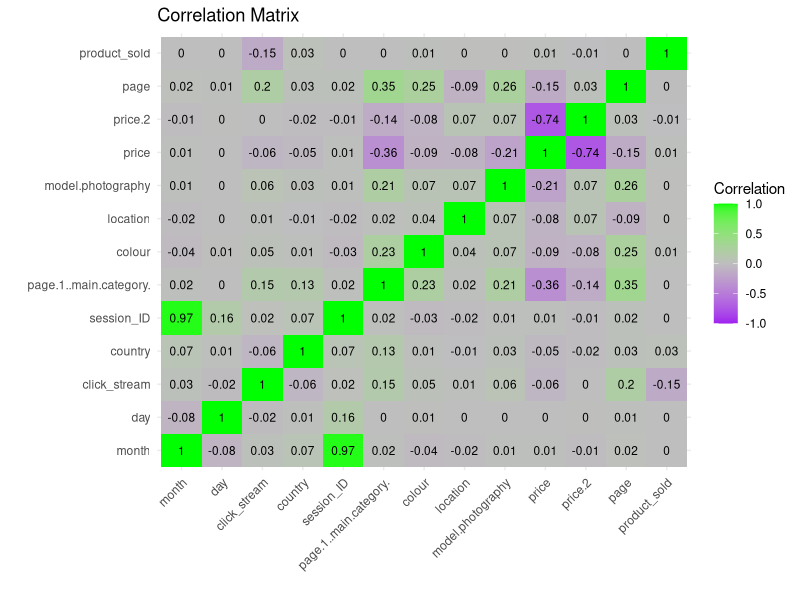

Recreate this plot in R. (Note: this script raises an error after producing the figure.)
## ---- chunk 1
# Load required libraries
library(readxl)
library(dplyr)
library(tidyr)
library(reshape2)
library(ggplot2)

# Import data from the Excel file
data <- read_excel("e-shop clothing 2008.xlsx")

# Extract column names by splitting the first row using semicolons
column_names <- strsplit(colnames(data)[1], ";")[[1]]

# Use semicolons to split the data into separate columns
data <- data %>%
  separate(col = colnames(data)[1],
           into = column_names,
           sep = ";", fill = 'right')

# Remove unwanted columns: "year" and "page 2 (clothing model)"
data <- data %>%
  select(-year, -`page 2 (clothing model)`)

# Rename columns for clarity
data <- data %>%
  rename(click_stream = `order(sells)`, 
         session_ID = `session ID`)

# Create a new column 'product_sold' indicating if a product was sold
data <- data %>%
  group_by(session_ID) %>%
  mutate(product_sold = ifelse(click_stream == max(click_stream), 1, 0)) %>%
  ungroup()

# Display the first few rows of the modified dataframe
head(data)
View(data)

## ---- chunk 2
# Convert all columns to numeric
data_numeric <- as.data.frame(lapply(data, as.integer))

# Calculate the correlation matrix
correlation_matrix <- cor(data_numeric)

# Convert the correlation matrix to long format
cor_long_format <- reshape2::melt(correlation_matrix)

# Plot the correlation matrix using ggplot2 with a different color scheme
ggplot(cor_long_format, aes(x = Var1, y = Var2, fill = value)) +
  geom_tile() +
  scale_fill_gradient2(low = "purple", mid = "gray", high = "green",
                      midpoint = 0, limits = c(-1, 1),
                      guide = guide_colorbar(title = "Correlation")) +
  labs(title = "Correlation Matrix", x = "", y = "") +
  theme_minimal() +
  theme(axis.text.x = element_text(angle = 45, hjust = 1)) +
  geom_text(aes(label = round(value, 2)), color = "black", size = 3)
## ---- chunk 3
# Summarize total products sold by location
sales_by_location <- df %>%
  group_by(location) %>%
  summarize(total_sold = sum(product_sold, na.rm = TRUE), .groups = 'drop')

# Plot total sales by location
ggplot(sales_by_location, aes(x = factor(location), y = total_sold)) +
  geom_bar(stat = "identity", fill = "gray") +
  labs(title = "Total Sales by location", x = "location", y = "Total Products Sold") +
  theme_minimal() +
  theme(axis.text.x = element_text(angle = 45, hjust = 1))
## ---- chunk 4
print(colnames(df))

# Verify the first few rows to confirm 'product_sold' exists and contains data
head(df)

# Summarize total sales by product color
color_sales_summary <- df %>%
  group_by(colour) %>%
  summarize(total_sales = sum(product_sold, na.rm = TRUE), .groups = 'drop')

# Create a bar plot to visualize total sales by product color
ggplot(color_sales_summary, aes(x = reorder(colour, -total_sales), y = total_sales)) +
  geom_bar(stat = "identity", fill = "darkgreen") +
  labs(title = "Total Sales by Product Color", x = "Color", y = "Total Sales") +
  theme_minimal() +
  coord_flip()

## ---- chunk 5
# Summarize product_sold by month
monthly_sales_summary <- data %>%
  group_by(month) %>%
  summarize(total_sales = sum(product_sold), .groups = 'drop')

# Scatter plot of sales by month with a line chart
ggplot(monthly_sales_summary, aes(x = month, y = total_sales)) +
  geom_point(color = "blue") +
  geom_line(color = "darkorange", size = 1) +
  labs(title = "Total Sales by Month", x = "Month", y = "Total Sales") +
  theme_minimal()

## ---- chunk 6
# Summarize total products sold by category and month
category_sales_summary <- df %>%
  group_by(month, page.1..main.category.) %>%
  summarize(total_sold = sum(product_sold, na.rm = TRUE), .groups = 'drop')

# Plot sales by category and month
ggplot(category_sales_summary, aes(x = month, y = total_sold, color = factor(page.1..main.category.))) +
  geom_line(size = 1.2) +
  geom_point(size = 2.5) +
  labs(title = "Monthly Product Sales by Category", x = "Month", y = "Total Products Sold") +
  scale_color_brewer(palette = "Set1", name = "Product Category") +
  theme_minimal() +
  theme(axis.text.x = element_text(angle = 45, hjust = 1))
## ---- chunk 7
# Summarize product sales by price
price_sales_summary <- df %>%
  group_by(price) %>%
  summarize(total_sold = sum(product_sold, na.rm = TRUE), .groups = 'drop')

# Bar plot for product sales by price with updated colors
ggplot(price_sales_summary, aes(x = price, y = total_sold)) +
  geom_bar(stat = "identity", fill = "lightcoral") +
  labs(title = "Total Products Sold by Price", x = "Price", y = "Number of Products Sold") +
  theme_minimal()
## ---- chunk 8
# Ensure columns are numeric
df <- df %>%
  mutate(
    price = as.numeric(price),
    product_sold = as.numeric(product_sold)
  ) %>%
  mutate(Revenue = price * product_sold)
## ---- chunk 9
# Calculate total revenue by month
monthly_revenue_summary <- df %>%
  group_by(month) %>%
  summarize(total_revenue = sum(Revenue, na.rm = TRUE), .groups = 'drop')

# Plot the total revenue by month using a bar chart
ggplot(monthly_revenue_summary, aes(x = month, y = total_revenue)) +
  geom_bar(stat = "identity", fill = "darkred") +
  labs(title = "Monthly Revenue Overview", x = "Month", y = "Total Revenue") +
  theme_minimal() +
  theme(axis.text.x = element_text(angle = 45, hjust = 1))
## ---- chunk 10
# Read data from an Excel file into a data frame
dframe <- read_excel('input.xlsx')

# Separate the first column into six new columns based on whitespace
dframe <- dframe %>%
  separate(col = colnames(dframe)[1], into = c("id", "id2", "name", "salary", "start_date", "dept"), sep = "\\s+", convert = TRUE)

# Remove the 'id2' column from the data frame
dframe <- dframe %>%
  select(-id2)

dframe$salary <- as.numeric(dframe$salary)

# Display the transformed data frame
View(dframe)
## ---- chunk 11
# Display column names
colnames(dframe)
## ---- chunk 12
# Calculate Mean Salary
mean_salary <- mean(dframe$salary, na.rm = TRUE)

# Calculate Median Salary
median_salary <- median(dframe$salary, na.rm = TRUE)

# Calculate Mode Salary
# Note: Mode is not directly available in base R; we need to define a custom function
mode_salary <- as.numeric(names(sort(table(dframe$salary), decreasing = TRUE)[1]))

# Calculate Standard Deviation of Salary
sd_salary <- sd(dframe$salary, na.rm = TRUE)

# Calculate Variance of Salary
var_salary <- var(dframe$salary, na.rm = TRUE)

# Print the results
cat("Mean Salary:", mean_salary, "\n")
cat("Median Salary:", median_salary, "\n")
cat("Mode Salary:", mode_salary, "\n")
cat("Standard Deviation of Salary:", sd_salary, "\n")
cat("Variance of Salary:", var_salary, "\n")
## ---- chunk 13
# Calculate Mean Salary
mean_salary <- mean(dframe$salary, na.rm = TRUE)

# Calculate Median Salary
median_salary <- median(dframe$salary, na.rm = TRUE)

# Calculate Mode Salary
mode_salary <- as.numeric(names(sort(table(dframe$salary), decreasing = TRUE)[1]))

# Calculate Standard Deviation of Salary
sd_salary <- sd(dframe$salary, na.rm = TRUE)

# Calculate Variance of Salary (already calculated using sd_salary)
var_salary <- var(dframe$salary, na.rm = TRUE)

# Plot the density of salaries with mean, median, mode, and standard deviation lines
ggplot(dframe, aes(x = salary)) +
  geom_density(fill = "darkblue", alpha = 0.6) +
  geom_vline(aes(xintercept = mean_salary), color = "red", linetype = "dashed", size = 1, show.legend = TRUE) + 
  geom_vline(aes(xintercept = median_salary), color = "green", linetype = "dotted", size = 1, show.legend = TRUE) + 
  geom_vline(aes(xintercept = mode_salary), color = "orange", linetype = "solid", size = 1, show.legend = TRUE) +
  geom_vline(aes(xintercept = mean_salary + sd_salary), color = "purple", linetype = "dotdash", size = 1, show.legend = TRUE) +
  geom_vline(aes(xintercept = mean_salary - sd_salary), color = "purple", linetype = "dotdash", size = 1, show.legend = TRUE) +
  labs(title = "Salary Distribution Density", x = "Salary", y = "Density",
       caption = "Red: Mean, Green: Median, Orange: Mode, Purple: ±1 SD") +
  theme_minimal()
## ---- chunk 14
# Convert 'dept' to a factor to ensure it's treated as a categorical variable
dframe$dept <- as.factor(dframe$dept)

# Create a scatter plot showing the relationship between department and salary
ggplot(dframe, aes(x = dept, y = salary)) +
  geom_point(color = "red", alpha = 0.6, position = position_jitter(width = 0.3)) +  # Scatter plot with jitter to avoid overlapping points
  labs(title = "Scatter Plot of Salary by Department", 
       x = "Department", 
       y = "Salary") +
  theme_minimal() +
  theme(axis.text.x = element_text(angle = 45, hjust = 1))  # Rotate x-axis labels for better readability

## ---- chunk 15
# Load the starwars dataset
star_wars_df <- starwars

# Replace "none" with NA
star_wars_df[star_wars_df == "none"] <- NA

# View the cleaned dataframe
View(star_wars_df)

## ---- chunk 16
# Filter by eyes color and height
star_wars_df %>%
  filter(eye_color != "black",
        height >150)

## ---- chunk 17
# Filter the data
filtered_data <- star_wars_df %>%
  filter(eye_color != "black", height > 150)

# Create the scatter plot
ggplot(filtered_data, aes(x = height, fill = eye_color)) +
  geom_histogram(binwidth = 10, position = "dodge") +
  labs(title = "Distribution of Heights by Eye Color",
       x = "Height (cm)",
       y = "Count") +
  theme_minimal()
## ---- chunk 18
# Calculate BMI and round to 2 decimal places
star_wars_df <- star_wars_df %>%
  mutate(bmi = mass / (height / 100)^2) %>%
  mutate(bmi = round(bmi, 2))

# View the updated dataframe
View(star_wars_df)

## ---- chunk 19
ggplot(star_wars_df, aes(x = height, y = bmi)) +
  geom_point(color = "blue", alpha = 0.6) +
  geom_smooth(method = "loess", color = "red", linetype = "dashed") +
  labs(title = "Height vs. BMI with Trend Line", 
       x = "Height (cm)", 
       y = "BMI") +
  theme_minimal() +
  theme(axis.text.x = element_text(angle = 45, hjust = 1))
